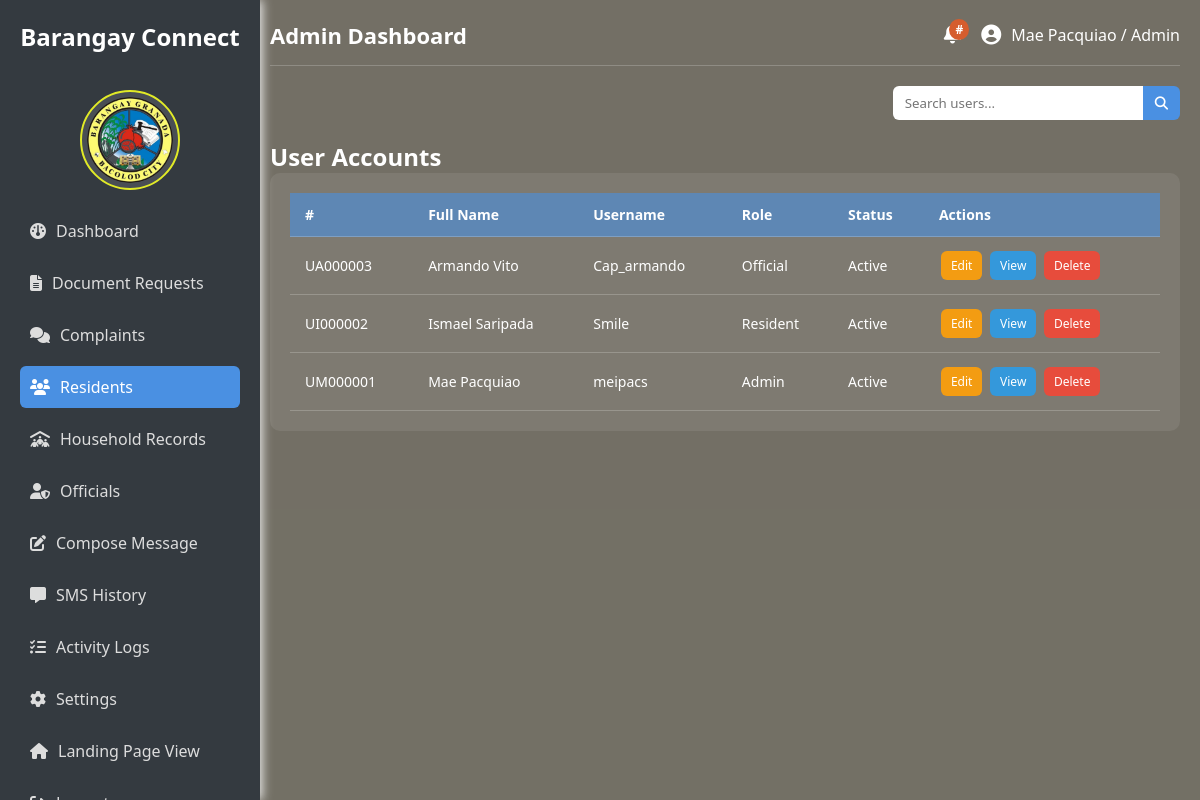
The page /admin/residents.php (signed in) on the database as committed earlier.
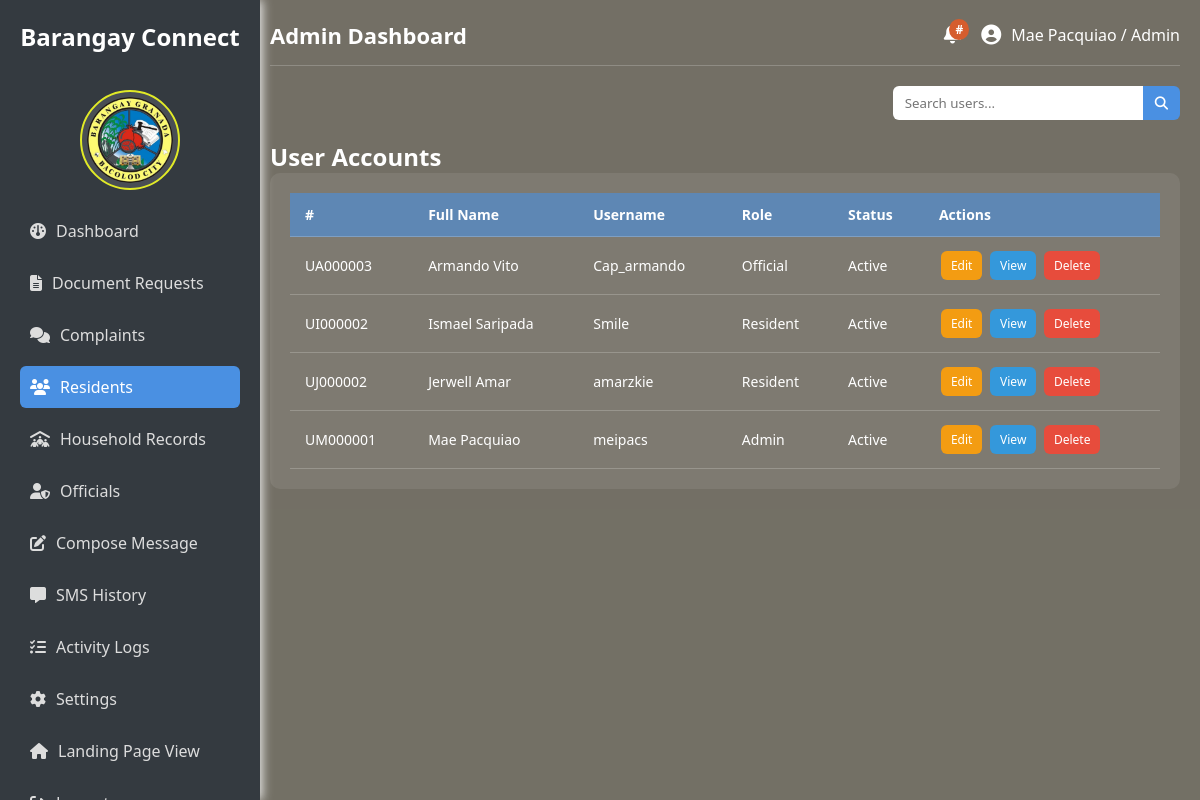
The same page on the database as committed later.
### tables this page shows
CREATE TABLE `users` (
  `user_id` varchar(20) NOT NULL,
  `fullname` varchar(100) NOT NULL,
  `username` varchar(100) NOT NULL,
  `password_hash` varchar(100) NOT NULL,
  `role` enum('Admin','Official','Resident') NOT NULL,
  `status` enum('active','inactive') NOT NULL,
  `date_registered` timestamp NOT NULL DEFAULT current_timestamp() ON UPDATE current_timestamp()
);

### admin/residents.php (the view, shortened to what this page needs)
<?php
require_once "../cons/config.php";
$query = "SELECT user_id, fullname, username, role, status FROM users";
$result = $conn->query($query);
?>
<!DOCTYPE html>
<html lang="en">
<head>
  <link rel="stylesheet" href="https://cdnjs.cloudflare.com/ajax/libs/font-awesome/6.5.0/css/all.min.css">
</head>
<body>
  <div class="sidebar">
    <h2>Barangay Connect</h2><br>
    <img src="../assets/images/bg_logo.png" alt="Logo">
    <ul>
      <li><a href="admin_dashboard.php"><i class="fa-solid fa-gauge"></i> Dashboard</a></li>
      <li><a href="document_request.php"><i class="fa-solid fa-file-lines"></i> Document Requests</a></li>
      <li><a href="complaints.php"><i class="fa-solid fa-comments"></i> Complaints</a></li>
      <li><a href="residents.php" class="active"> <i class="fa-solid fa-users"></i> Residents</a></li>
      <li><a href="household.php"><i class="fa-solid fa-people-roof"></i> Household Records</a></li>
      <li><a href="officials.php"><i class="fa-solid fa-user-shield"></i> Officials</a></li>
      <li><a href="compose_message.php"><i class="fa-solid fa-pen-to-square"></i> Compose Message</a></li>
      <li><a href="sms_history.php"><i class="fa-solid fa-message"></i> SMS History</a></li>
      <li><a href="activity_logs.php"><i class="fa-solid fa-list-check"></i> Activity Logs</a></li>
      <li><a href="settings.php"><i class="fa-solid fa-gear"></i> Settings</a></li>
      <li><a href="landing_page.php"><i class="fa-solid fa-house"></i> Landing Page View</a></li>
      <li><a href="../logout.php" onclick="return confirm('Are you sure you want to log out?');">
        <i class="fa-solid fa-right-from-bracket"></i> Logout</a></li>
    </ul>
  </div>
  <div class="main-content">
    <div class="header">
      <h1>Admin Dashboard</h1>
      <div class="right-section">
        <div class="notification">
          <span class="badge">#</span>
        </div>
        <div class="user">
          <i class="fa-solid fa-user-circle"></i>
          <span>
            <?php
              echo htmlspecialchars($_SESSION["fullname"]) . " / " . htmlspecialchars($_SESSION["role"]);
            ?>
          </span>
        </div>
      </div>
    </div>
    <div class="search-bar">
      <input type="text" id="searchInput" placeholder="Search users...">
      <button><i class="fa fa-search"></i></button>
    </div>
    <h2 class="section-title">User Accounts</h2>
    <div class="table-container">
      <table id="usersTable">
        <thead>
          <tr>
            <th>#</th>
            <th>Full Name</th>
            <th>Username</th>
            <th>Role</th>
            <th>Status</th>
            <th>Actions</th>
          </tr>
        </thead>
        <tbody>
          <?php if ($result && $result->num_rows > 0): ?>
            <?php while ($row = $result->fetch_assoc()): ?>
              <tr>
                <td><?= htmlspecialchars($row['user_id']) ?></td>
                <td><?= htmlspecialchars($row['fullname']) ?></td>
                <td><?= htmlspecialchars($row['username']) ?></td>
                <td><?= htmlspecialchars($row['role']) ?></td>
                <td><?= ucfirst(htmlspecialchars($row['status'])) ?></td>
                <td>
                  <button class="action-btn edit">Edit</button>
                  <button class="action-btn view" data-id="<?= $row['user_id']; ?>">View</button>
                  <button class="action-btn delete">Delete</button>
                </td>
              </tr>
            <?php endwhile; ?>
          <?php else: ?>
            <tr><td colspan="6" style="text-align:center;">No users found</td></tr>
          <?php endif; ?>
        </tbody>
      </table>
    </div>
  </div>
</body>
</html>

Rows that differ between the two databases and show on the page:
added users: user_id "UJ000002", fullname "Jerwell Amar", username "amarzkie", role "Resident", status "Active"
